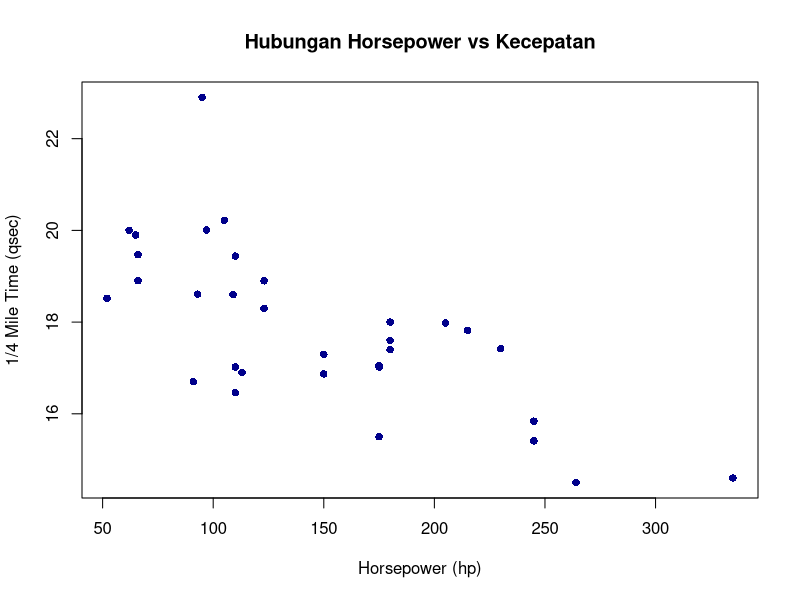
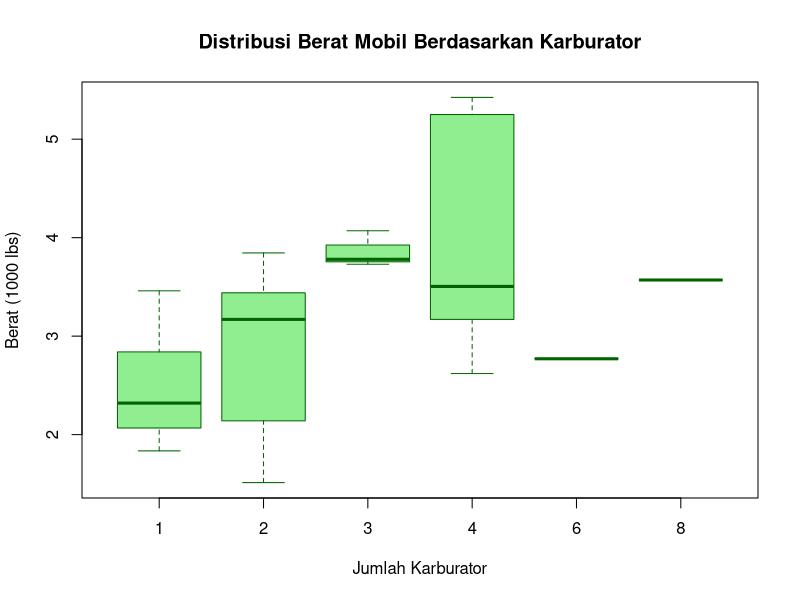

Generate these figures, in order, with R:
summary(mtcars)
dim(mtcars)

high_power <- subset(mtcars, hp > 100)
summary(high_power)

sorted_cars <- mtcars[order(mtcars$mpg), ]
summary(sorted_cars)

new_column <- mtcars$wt / mtcars$hp
summary(new_column)

cor(mtcars$mpg, mtcars$wt)

aggregate(mpg ~ cyl, data = mtcars, mean)

t.test(mpg ~ am, data = mtcars)

plot(mtcars$hp, mtcars$qsec,
     main = "Hubungan Horsepower vs Kecepatan",
     xlab = "Horsepower (hp)",
     ylab = "1/4 Mile Time (qsec)",
     pch = 16,        
     col = "darkblue") 

boxplot(wt ~ carb, data = mtcars,
        main = "Distribusi Berat Mobil Berdasarkan Karburator",
        xlab = "Jumlah Karburator",
        ylab = "Berat (1000 lbs)",
        col = "lightgreen",
        border = "darkgreen")

model_linear <- lm(mpg ~ wt + hp, data = mtcars)
summary(model_linear)
